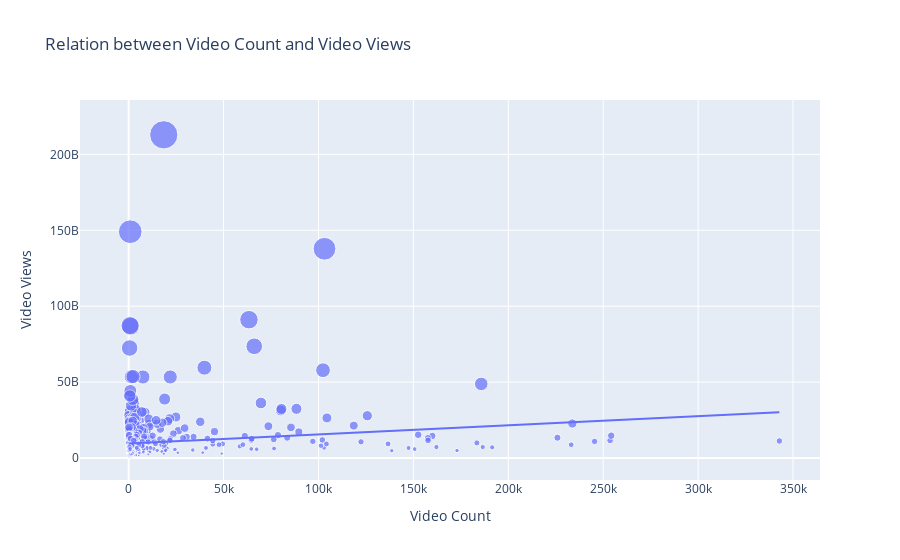

Notebook cell for this chart:
### Code cell
videos_to_views = px.scatter(data_frame = data, x="Video Count", y="Video Views", size="Video Views", trendline="ols", title="Relation between Video Count and Video Views")
videos_to_views.show()

### Figure 1 — Plotly figure (JSON) as saved in the notebook; plotly's stock layout.template omitted (floating-point values rounded to 4 significant figures; data arrays with more than 128 entries replaced by an {"elided": "..."} marker saying what was removed)
{"data": [{"hovertemplate": "Video Count=%{x}<br>Video Views=%{marker.size}<extra></extra>", "legendgroup": "", "marker": {"color": "#636efa", "size": {"elided": "970 int values"}, "sizemode": "area", "sizeref": 532300000.0, "symbol": "circle"}, "mode": "markers", "name": "", "orientation": "v", "showlegend": false, "type": "scatter", "x": {"elided": "970 int values"}, "xaxis": "x", "y": {"elided": "970 int values"}, "yaxis": "y"}, {"hovertemplate": "<b>OLS trendline</b><br>Video Views = 60127.5 * Video Count + 9.53578e+09<br>R<sup>2</sup>=0.022329<br><br>Video Count=%{x}<br>Video Views=%{y} <b>(trend)</b><extra></extra>", "legendgroup": "", "marker": {"color": "#636efa", "symbol": "circle"}, "mode": "lines", "name": "", "showlegend": false, "type": "scatter", "x": {"elided": "970 int values"}, "xaxis": "x", "y": {"elided": "970 float values"}, "yaxis": "y"}], "layout": {"legend": {"itemsizing": "constant", "tracegroupgap": 0}, "title": {"text": "Relation between Video Count and Video Views"}, "xaxis": {"anchor": "y", "domain": [0, 1], "title": {"text": "Video Count"}}, "yaxis": {"anchor": "x", "domain": [0, 1], "title": {"text": "Video Views"}}}}
